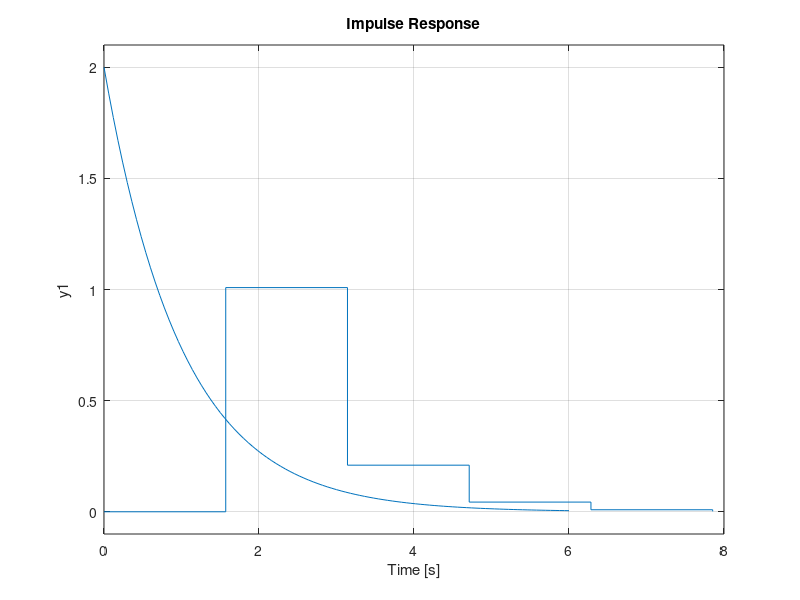
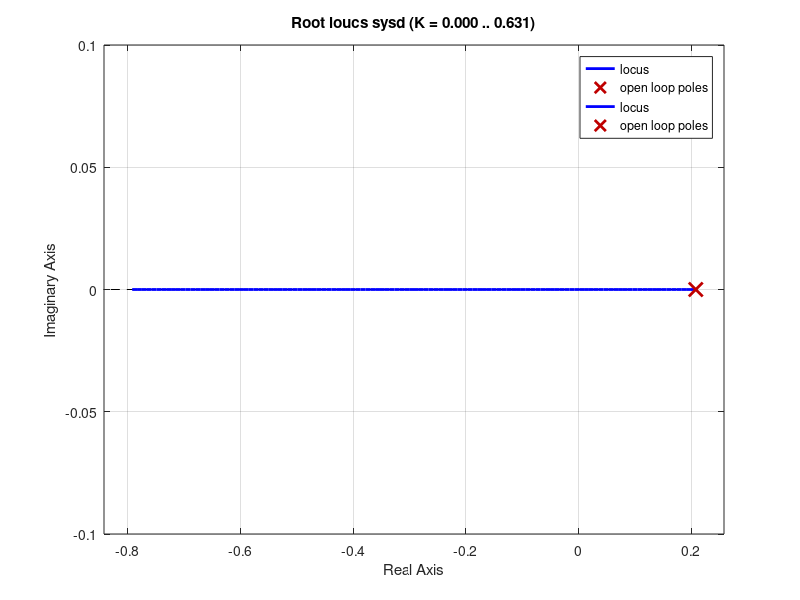

Here is the MATLAB script that generated these plots, in order:
clc
NUM=[0 2 2]
DEN=[1 2 1]
[A B C D]=tf2ss(NUM,DEN)
sys =ss(A,B,C,D)
T=0.5*pi
sysd=c2d(sys,T)
%check original systems stability controllability and observability 
eig(A)
figure()
impulse(sys)
hold on
impulse(sysd)
Co=ctrb(A,B)
r= rank(Co)
O=obsv(A,C)
rc=rank(O)
%check original discrete systems stability controllability and observability 
abs(eig(sysd.A))
Cod=ctrb(sysd.A,sysd.B)
rd= rank(Cod)
Od=obsv(sysd.A,sysd.C)
rcd=rank(Od)
%check original continuous and discrete systems root locus
figure()
rlocus(sys)
hold on
rlocus(sysd)